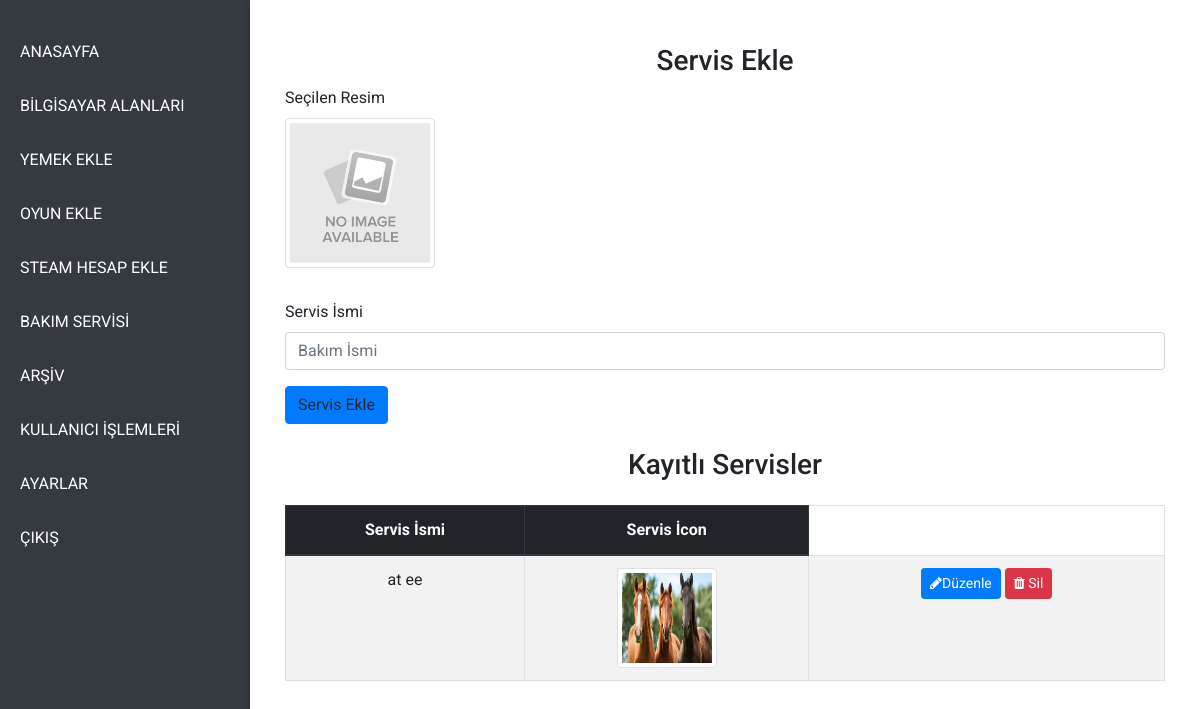
The page /service (signed in) on the database as committed earlier.
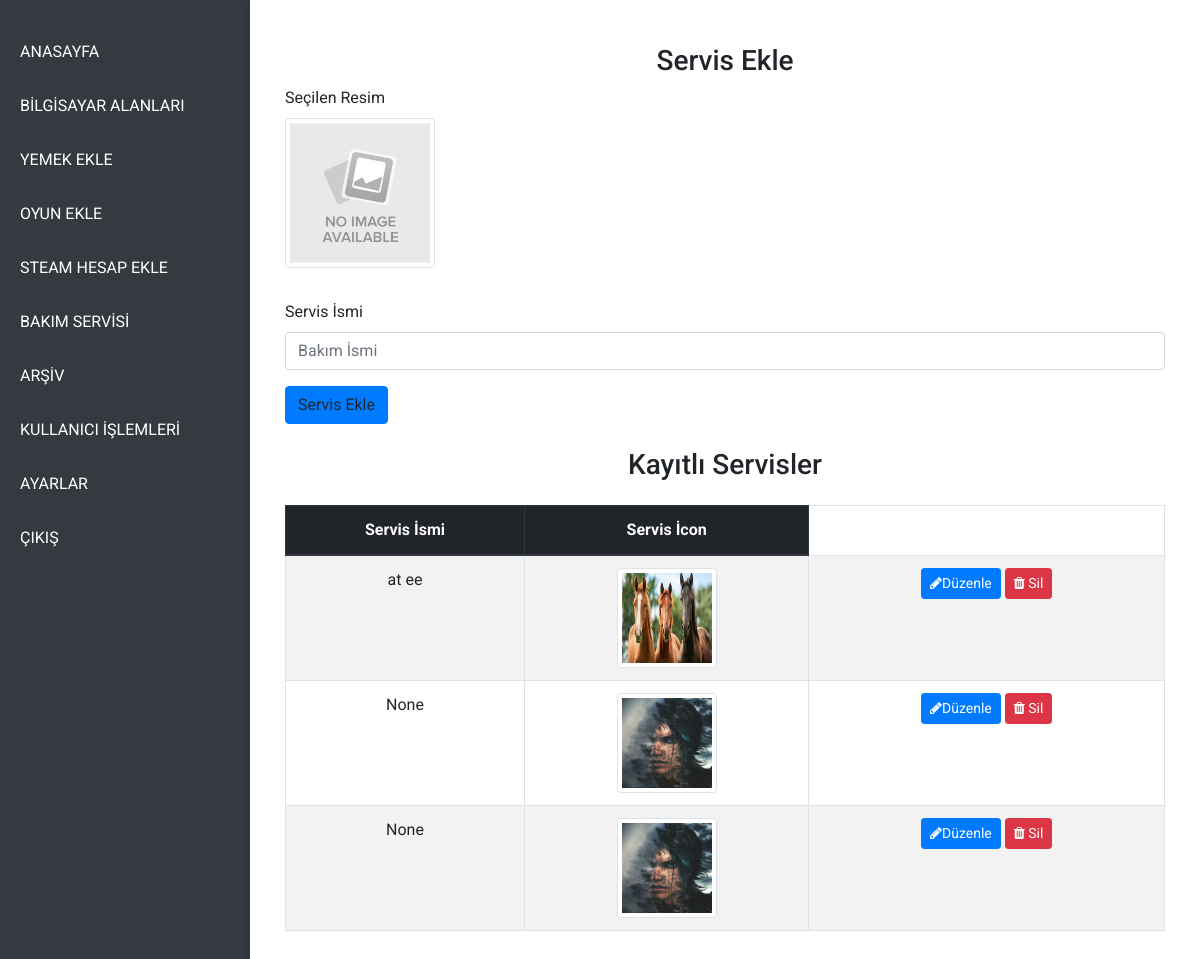
The same page on the database as committed later.
### models.py (models this page shows)
class tblservice(db.Model):
    id = db.Column(db.Integer, primary_key=True)
    imagepath = db.Column(db.String(50), unique=False, nullable=True)
    name = db.Column(db.String(100), unique=False, nullable=True)

### app.py (the view, shortened to what this page needs)
@app.route("/service", methods=['GET', 'POST'])
@login_required
def service():
    all_images = []
    target_folder = os.path.join(UPLOAD_FOLDER, 'service')
    if os.path.exists(target_folder):
        all_images = [file for file in os.listdir(target_folder)
                    if file.lower().endswith(('png', 'jpg', 'jpeg', 'gif', 'webp'))]
    services = tblservice.query.all()
    return render_template("/service.html", services=services, all_images=all_images)

### helpers.py (called while the page is built)
def login_required(f):
    @wraps(f)
    def decorated_function(*args, **kwargs):
        if session.get("user_id") is None:
            return redirect("/login")
        return f(*args, **kwargs)
    return decorated_function

### templates/service.html (shortened to what this page needs)
{% extends "adminlayout.html" %}
{% block main %}
<div class="container-fluid mt-4">
    <div class="row mb-4">
        <div class="col-md-12">
            <h3 class="text-center">Servis Ekle</h3>
            <div class="form-group">
                <label for="image">Seçilen Resim</label><br>
                <img src="../../static/img/noImage.jpg"
                        alt="photo" class="img-thumbnail mb-3" style="width: 150px; height: 150px;" onclick="showPopup()">
            </div>
            <div class="form-group">
                <label for="servicename">Servis İsmi</label>
                <input type="text" class="form-control" id="servicename" name="servicename" placeholder="Bakım İsmi">
            </div>
            <a type="button" class="btn btn-primary" onclick="addservice()">Servis Ekle</a>
        </div>
    </div>
    <div class="row">
        <div class="col-md-12">
            <h3 class="text-center mb-4">Kayıtlı Servisler</h3>
            <table class="table table-bordered table-striped">
                <thead class="thead-dark">
                    <tr>
                        <th>Servis İsmi</th>
                        <th>Servis İcon</th>
                    </tr>
                </thead>
                <tbody>
                    {% for service in services %}
                        <tr id="service-{{ service.id }}">
                            <td>{{ service.name }}</td>
                            <td>
                                <img src="{{ service.imagepath if service.imagepath else '../../static/img/noImage.jpg' }}" alt="{{service.name}} resim" class="img-thumbnail" style="width: 100px; height: 100px;">
                            </td>
                            <td>
                                <a href="/updateservice/{{service.id}}" class="btn btn-sm btn-primary"><i class="fa fa-pencil"></i>Düzenle</a>
                                <button type="button" class="btn btn-sm btn-danger" data-id="{{ service.id }}"  onclick="deleteservice(this)"><i class="fa fa-trash"></i> Sil</button>
                            </td>
                        </tr>
                    {% endfor %}
                </tbody>
            </table>
        </div>
    </div>
</div>
{% endblock %}

### templates/adminlayout.html (shortened to what this page needs)
<!DOCTYPE html>
<html lang="en">
<head>
    <link rel="stylesheet" href="https://maxcdn.bootstrapcdn.com/bootstrap/4.0.0-beta/css/bootstrap.min.css">
    <link rel="stylesheet" href="https://cdnjs.cloudflare.com/ajax/libs/font-awesome/4.5.0/css/font-awesome.min.css">
    <link href="https://fonts.googleapis.com/css?family=Roboto" rel="stylesheet"> <link rel='stylesheet' href='https://cdnjs.cloudflare.com/ajax/libs/twitter-bootstrap/4.0.0-beta/css/bootstrap.min.css'>
    <link rel='stylesheet' href='https://cdnjs.cloudflare.com/ajax/libs/font-awesome/4.5.0/css/font-awesome.min.css'>
    <link rel="stylesheet" href="static/css/admin/indexadmin.css">
    <link rel="stylesheet" href="../static/css/admin/indexadmin.css">
</head>
<body>
    <div class="main">
        <div class="leftbar">
            <ul>
                <li class="nav-item"><a class="nav-link" href="/indexa">ANASAYFA</a></li>
                <li class="nav-item"><a class="nav-link" href="/computerfields">BİLGİSAYAR ALANLARI</a></li>
                <li class="nav-item"><a class="nav-link" href="/foodsadd">YEMEK EKLE</a></li>
                <li class="nav-item"><a class="nav-link" href="/gamesadd">OYUN EKLE</a></li>
                <li class="nav-item"><a class="nav-link" href="/steamsadd">STEAM HESAP EKLE</a></li>
                <li class="nav-item"><a class="nav-link" href="/service">BAKIM SERVİSİ</a></li>
                <li class="nav-item"><a class="nav-link" href="/arsive">ARŞİV</a></li>
                <li class="nav-item"><a class="nav-link" href="/useradd">KULLANICI İŞLEMLERİ</a></li>
                <li class="nav-item"><a class="nav-link" href="/settings">AYARLAR</a></li>
                <li class="nav-item"><a class="nav-link" href="/logout">ÇIKIŞ</a></li>
            </ul>
        </div>
        <div class="rightbar">
            {% block main %}{% endblock %}
        </div>
    </div>
</body>
</html>

### static/css/admin/indexadmin.css (style rules this page uses)
body, html { margin: 0; padding: 0; font-family: 'Roboto', sans-serif; height: 100%; background-color: #f8f9fa; }
.main { display: flex; height: 100vh; }
.leftbar { width: 250px; background-color: #343a40; color: #fff; display: flex; flex-direction: column; padding-top: 20px; box-shadow: 2px 0 5px rgba(0, 0, 0, 0.3); }
.leftbar ul { list-style: none; padding: 0; margin: 0; }
.leftbar .nav-item { margin: 10px 0; }
.leftbar .nav-link { color: #fff; text-decoration: none; padding: 10px 20px; display: block; font-size: 16px; transition: background 0.3s ease, padding-left 0.3s ease; }
.rightbar { flex-grow: 1; padding: 20px; background-color: #ffffff; overflow-y: auto; box-shadow: -2px 0 5px rgba(0, 0, 0, 0.1); }
table { width: 80%; margin-left: auto; margin-right: auto; text-align: center; }
h3 { text-align: center; }

Rows that differ between the two databases and show on the page:
added tblservice: name "None", imagepath (picture)
added tblservice: name "None", imagepath (picture)
